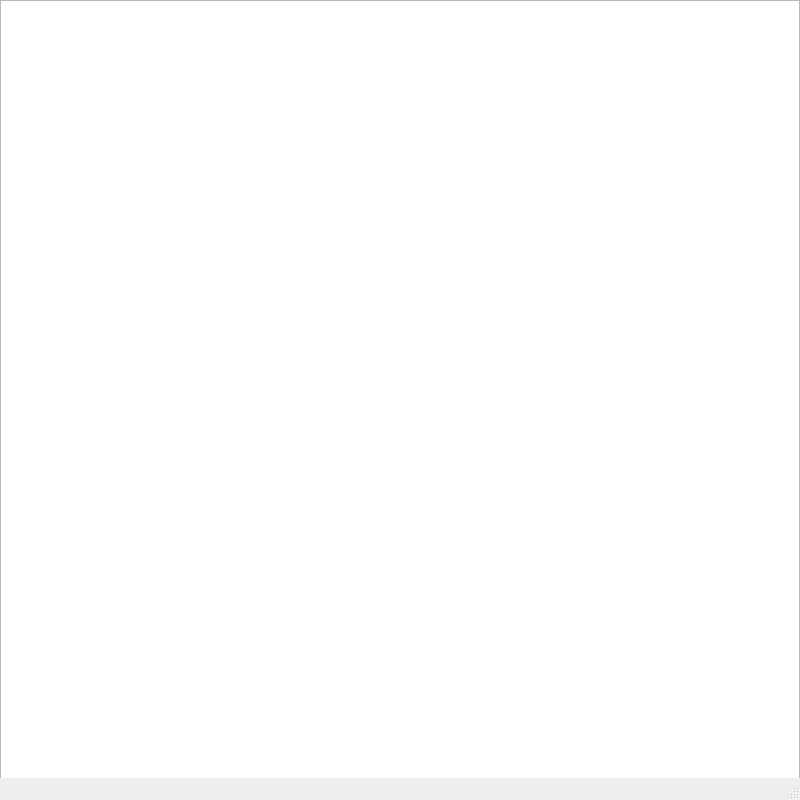
<?xml version="1.0" encoding="UTF-8"?>
<ui version="4.0">
 <class>GameWindow</class>
 <widget class="QMainWindow" name="GameWindow">
  <property name="geometry">
   <rect>
    <x>0</x>
    <y>0</y>
    <width>800</width>
    <height>800</height>
   </rect>
  </property>
  <property name="sizePolicy">
   <sizepolicy hsizetype="Maximum" vsizetype="Maximum">
    <horstretch>0</horstretch>
    <verstretch>0</verstretch>
   </sizepolicy>
  </property>
  <property name="minimumSize">
   <size>
    <width>800</width>
    <height>800</height>
   </size>
  </property>
  <property name="maximumSize">
   <size>
    <width>800</width>
    <height>800</height>
   </size>
  </property>
  <property name="baseSize">
   <size>
    <width>800</width>
    <height>800</height>
   </size>
  </property>
  <property name="windowTitle">
   <string>MainWindow</string>
  </property>
  <widget class="QWidget" name="centralwidget">
   <widget class="QGraphicsView" name="graphicsView">
    <property name="geometry">
     <rect>
      <x>0</x>
      <y>0</y>
      <width>800</width>
      <height>800</height>
     </rect>
    </property>
   </widget>
  </widget>
  <widget class="QMenuBar" name="menubar">
   <property name="geometry">
    <rect>
     <x>0</x>
     <y>0</y>
     <width>800</width>
     <height>25</height>
    </rect>
   </property>
  </widget>
  <widget class="QStatusBar" name="statusbar"/>
 </widget>
 <resources/>
 <connections/>
</ui>
